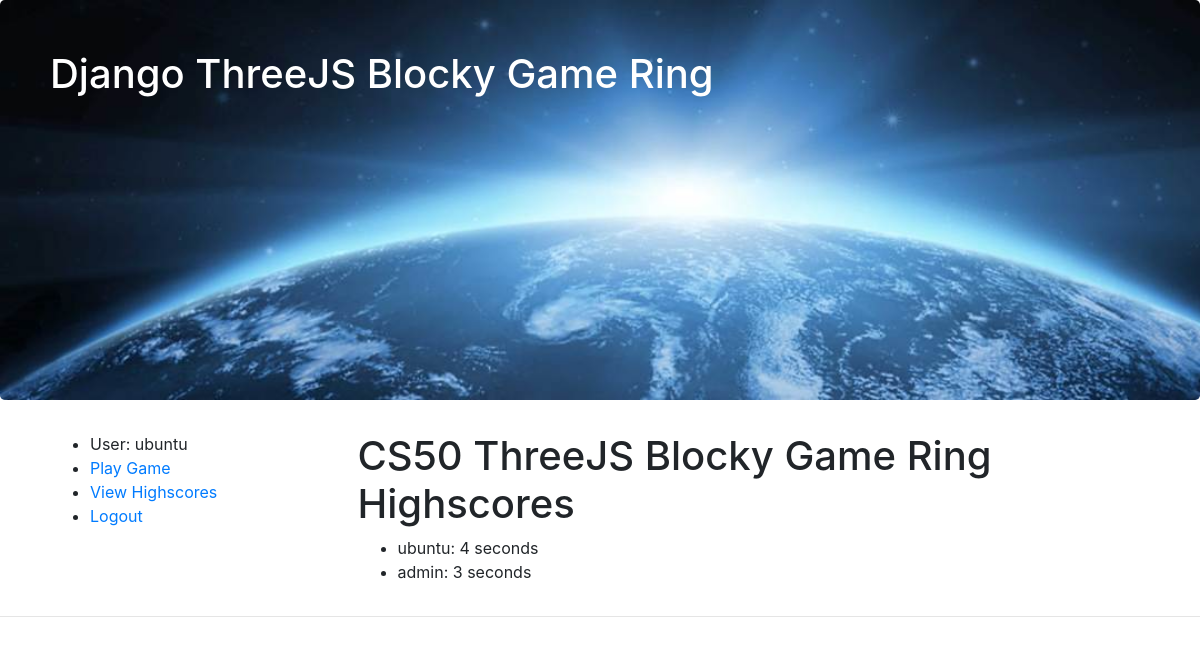
The page /view_highscores (signed in) on the database as committed earlier.
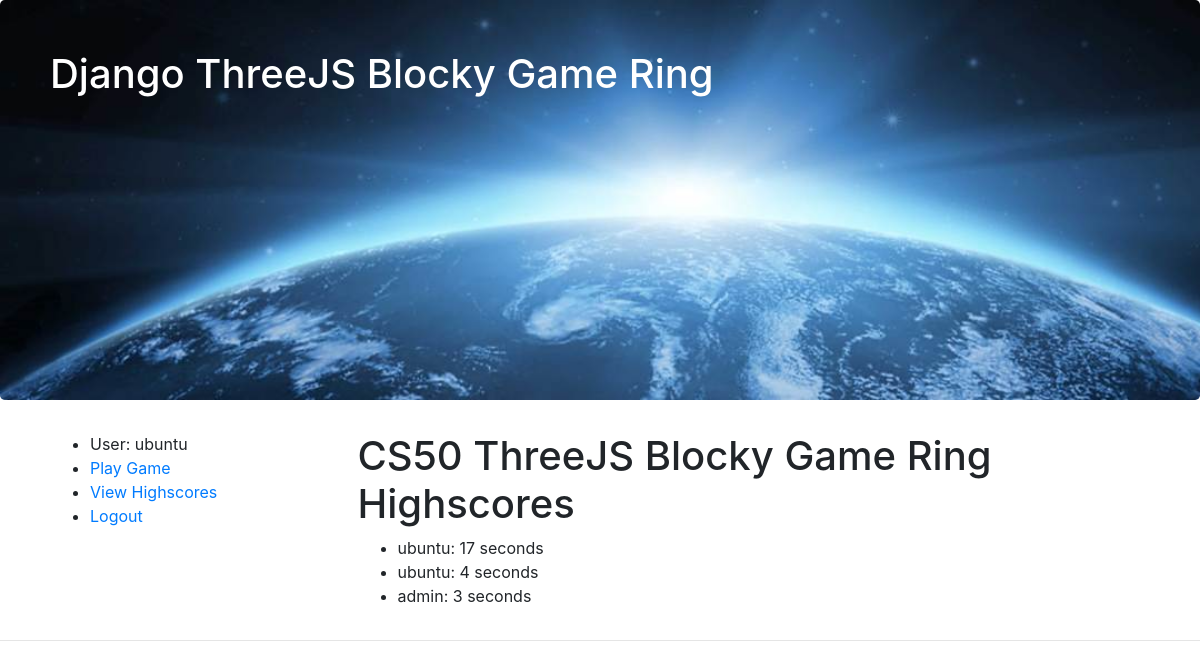
The same page on the database as committed later.
### asteroids/models.py (models this page shows, shortened)
class Highscore(models.Model):
    username = models.CharField(max_length=200)
    besttime = models.IntegerField(default=0)

### asteroids/views.py (the view)
# urls.py: path("view_highscores", views.view_highscores, name="view_highscores"),
def view_highscores(request):
    highscores=Highscore.objects.all().order_by('-besttime')[:10]
    return render(request, 'highscores.html', {'highscores':highscores})

### retrogaming/templates/highscores.html
{% extends "base_generic.html" %}
{% block content %}
  {% if user.is_authenticated %}
    <h1>CS50 ThreeJS Blocky Game Ring Highscores</h1>
    <ul>
      {% for highscore in highscores %}
      <li>
        {{highscore.username}}: {{highscore.besttime}} seconds
      </li>
      {% endfor %}
    </ul>
  {% endif %}
{% endblock %}

### retrogaming/templates/base_generic.html (shortened to what this page needs)
<!DOCTYPE html>
{% load static %}
<html>
<head>
  <link rel="stylesheet" href="https://stackpath.bootstrapcdn.com/bootstrap/4.1.1/css/bootstrap.min.css"
>
  <link rel="stylesheet" href="{% static 'css/index.css' %}">
</head>
<body>
  <container>
    <h1 class="jumbotron">Django ThreeJS Blocky Game Ring</h1>
    <div class="row">
      <div class="col-3 sidebar-left">
        {% block sidebar %}
        <ul>
          {% if user.is_authenticated %}
            <li>User: {{ user.get_username }}</li>
            <li><a href="{% url 'play_game'%}?next={{request.path}}">Play Game</a></li>
            <li><a href="{% url 'view_highscores'%}?next={{request.path}}">View Highscores</a></li>
            <li><a href="{% url 'logout'%}?next={{request.path}}">Logout</a></li>
          {% else %}
            <li><a href="{% url 'login'%}?next={{request.path}}">Login</a></li>
            <li><a href="{% url 'signup'%}">Register</a></li>
            <li><a href="{% url 'view_highscores'%}?next={{request.path}}">View Highscores</a></li>
          {% endif %}
        </ul>
        {% endblock %}
      </div>
      <div class="col">
        <main>
          {% block content %}
          {% endblock %}
        </main>
      </div>
    </div>
    <hr>
  </container>
</body>
</html>

### static/css/index.css (style rules this page uses)
.sidebar-left { margin-left: 50px; }
.jumbotron { background-image: url("images/spacebanner1.jpg"); -webkit-background-size: cover; -moz-background-size: cover; -o-background-size: cover; background-size: cover; padding: 50px; min-height: 400px; color: #ffffff; }

Rows that differ between the two databases and show on the page:
added Highscore: username "ubuntu", besttime "17"
